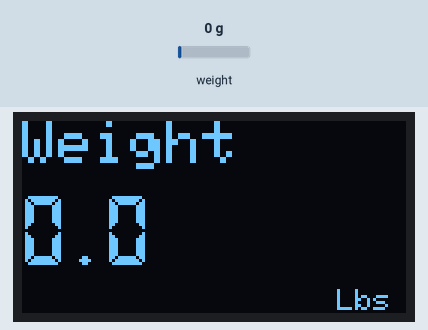
This sketch was run on a simulated Arduino Nano, built with avr-gcc and run on an emulated ATmega328P. On the bench: 128×64 one-colour display. The inputs (shaded band) are chosen by the test bench; at power-on: weight on the scale 0 g. What the sketch prints to the serial monitor is not drawn.

Above: at 4.2 s.
4.3 s: weight on the scale set to 100 g
At 5.3 s:
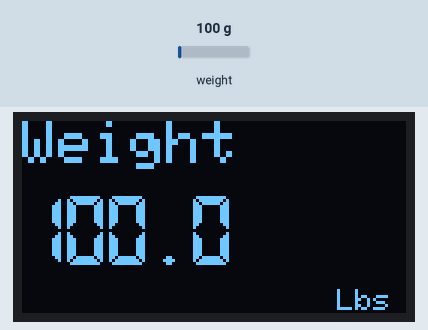
5.9 s: weight on the scale set to 1250 g
At 7.5 s:
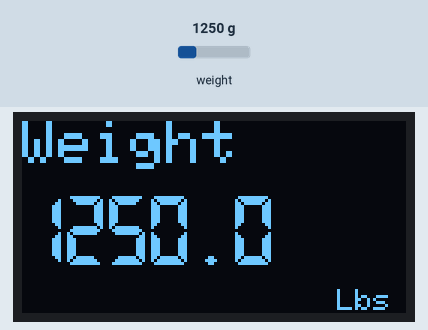
Timing chart, 0 to 9.0 s (numbered marks = the images above; inputs shaded):
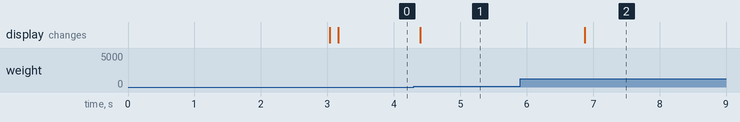

The sketch:

Weight_Display.ino
```cpp
/**************************************************************************
 Arduino Nano clone based scale
 ATmega328P (Old Bootloader)
 **************************************************************************/

#include <SPI.h>
#include <Wire.h>
#include "SSD1306Ascii.h"
#include "SSD1306AsciiWire.h"
#include <HX711.h>
#include <EEPROM.h>

// 0X3C+SA0 - 0x3C or 0x3D
#define I2C_ADDRESS 0x3C

// Define proper RST_PIN if required.
#define RST_PIN -1

const int LOADCELL_DOUT_PIN = A2;
const int LOADCELL_SCK_PIN = A1;
long LOADCELL_DIVIDER; // Calibration
//const long LOADCELL_DIVIDER = -2230; // Calibration for Kg
//const long LOADCELL_DIVIDER = -2230; // Calibration for Lbs

const int eeAddress = 0;

HX711 scale;
SSD1306AsciiWire oled;

void setup() {
  Serial.begin(9600);

  Wire.begin();
  Wire.setClock(400000L);

  // Display setup
  #if RST_PIN >= 0
    oled.begin(&Adafruit128x64, I2C_ADDRESS, RST_PIN);
  #else // RST_PIN >= 0
    oled.begin(&Adafruit128x64, I2C_ADDRESS);
  #endif // RST_PIN >= 0

  // Fetch eeprom value
  EEPROM.get(eeAddress, LOADCELL_DIVIDER);

  Serial.println("Type 'c' to enter calibration mode");
  Serial.println("Initializing the scale");
  Serial.print("Calibration factor: ");
  Serial.println(LOADCELL_DIVIDER);

  scale.begin(LOADCELL_DOUT_PIN, LOADCELL_SCK_PIN);
  scale.set_scale(LOADCELL_DIVIDER);
  scale.tare();	 // reset the scale to zero

  delay(2000); // Pause for 2 seconds

  // Clear the buffer
  oled.clear();
}

void loop() {

   // Read serial if ready
  if(Serial.available()) {
    if(Serial.read() == 'c')
      calmode();
  }

  // Read scale if ready
  if (scale.is_ready()) {
    oled.home();
    oled.setFont(Adafruit5x7);
    oled.set2X();
    oled.println(F("Weight"));

    //oled.setFont(fixednums8x16);
    oled.setFont(lcdnums14x24);
    oled.set1X();
    oled.setRow(3); // 8 pixel row
    oled.print(scale.get_units(),1);
    //oled.print(F("4999.9"));
    oled.clearToEOL();
    oled.println(F(""));

    oled.setFont(Adafruit5x7);
    oled.set1X();
    oled.setCursor(105,7); // col pixels x 8 pixel row
    oled.println(F("Lbs"));

    Serial.print("HX711 reading: ");
    Serial.println(scale.get_units(),1);
  } else {
    Serial.println("HX711 not found.");
  }

  delay(1000);
}

void calmode(void) {
  char temp = ' ';
  long calibration_factor = LOADCELL_DIVIDER;

  Serial.println("HX711 calibration sketch");
  Serial.println("Remove all weight from scale");
  Serial.println("After readings begin, place known weight on scale");
  Serial.println("Press + or a to increase calibration factor");
  Serial.println("Press - or z to decrease calibration factor");
  Serial.println("Press w to write value to EEPROM");
  Serial.println("Press q to quit");

  scale.set_scale();
  scale.tare();  //Reset the scale to 0

  //long zero_factor = scale.read_average(); //Get a baseline reading
  //Serial.print("Zero factor: "); //This can be used to remove the need to tare the scale. Useful in permanent scale projects.
  //Serial.println(zero_factor);

  // Loop until time to exit
  do {
    scale.set_scale(calibration_factor); //Adjust to this calibration factor
    Serial.print("Reading: ");
    Serial.print(scale.get_units(), 1);
    Serial.print(" Lbs"); //Change this to kg and re-adjust the calibration factor if you follow SI units like a sane person
    Serial.print(" calibration_factor: ");
    Serial.print(calibration_factor);
    Serial.println();

    if(Serial.available())
    {
      temp = Serial.read();
      if(temp == '+' || temp == 'a')
        calibration_factor += 10;
      else if(temp == '-' || temp == 'z')
        calibration_factor -= 10;
      else if(temp == 'r')
        calibration_factor = -2230;
      else if(temp == 'w') {
        EEPROM.put(eeAddress, calibration_factor);
        Serial.println("calibration written!");
        }
     }

  } while (temp != 'q');
  scale.tare();  //Reset the scale to 0
}
```

Measured:
- after the input at 4.3 s, the display: changes after 0.10 s (image 1)
- after the input at 5.9 s, the display: changes after 0.98 s (image 2)
